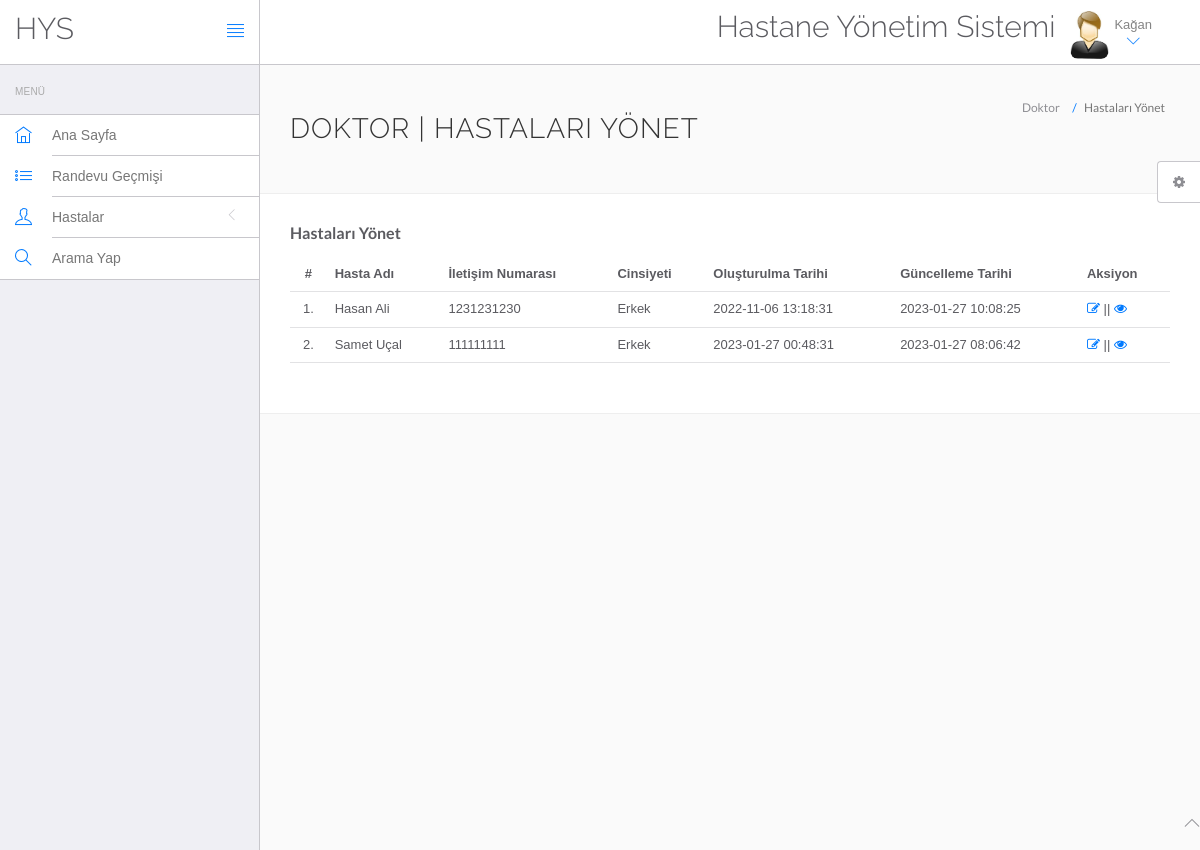
Screenshot of /hms/doctor/manage-patient.php (signed in) with the database file from the repository.
### tables this page shows
CREATE TABLE `doctors` (
  `id` int(11) NOT NULL,
  `specilization` varchar(255) DEFAULT NULL,
  `doctorName` varchar(255) DEFAULT NULL,
  `address` longtext,
  `docFees` varchar(255) DEFAULT NULL,
  `contactno` bigint(11) DEFAULT NULL,
  `docEmail` varchar(255) DEFAULT NULL,
  `password` varchar(255) DEFAULT NULL,
  `creationDate` timestamp NULL DEFAULT CURRENT_TIMESTAMP,
  `updationDate` timestamp NULL DEFAULT NULL ON UPDATE CURRENT_TIMESTAMP
);

CREATE TABLE `tblpatient` (
  `ID` int(10) NOT NULL,
  `Docid` int(10) DEFAULT NULL,
  `PatientName` varchar(200) DEFAULT NULL,
  `PatientContno` bigint(10) DEFAULT NULL,
  `PatientEmail` varchar(200) DEFAULT NULL,
  `PatientGender` varchar(50) DEFAULT NULL,
  `PatientAdd` mediumtext,
  `PatientAge` int(10) DEFAULT NULL,
  `PatientMedhis` mediumtext,
  `CreationDate` timestamp NULL DEFAULT CURRENT_TIMESTAMP,
  `UpdationDate` timestamp NULL DEFAULT NULL ON UPDATE CURRENT_TIMESTAMP
);

### hms/doctor/manage-patient.php (the view, shortened to what this page needs)
<?php
include('include/config.php');
if(strlen($_SESSION['id']==0)) {
 header('location:logout.php');
  } else{
?>
<!DOCTYPE html>
<html lang="tr">
	<head>
		<link rel="stylesheet" href="vendor/bootstrap/css/bootstrap.min.css">
		<link rel="stylesheet" href="vendor/fontawesome/css/font-awesome.min.css">
		<link rel="stylesheet" href="vendor/themify-icons/themify-icons.min.css">
		<link href="vendor/animate.css/animate.min.css" rel="stylesheet" media="screen">
		<link href="vendor/perfect-scrollbar/perfect-scrollbar.min.css" rel="stylesheet" media="screen">
		<link href="vendor/switchery/switchery.min.css" rel="stylesheet" media="screen">
		<link href="vendor/bootstrap-touchspin/jquery.bootstrap-touchspin.min.css" rel="stylesheet" media="screen">
		<link href="vendor/select2/select2.min.css" rel="stylesheet" media="screen">
		<link href="vendor/bootstrap-datepicker/bootstrap-datepicker3.standalone.min.css" rel="stylesheet" media="screen">
		<link href="vendor/bootstrap-timepicker/bootstrap-timepicker.min.css" rel="stylesheet" media="screen">
		<link rel="stylesheet" href="assets/css/styles.css">
		<link rel="stylesheet" href="assets/css/plugins.css">
		<link rel="stylesheet" href="assets/css/themes/theme-1.css" id="skin_color" />
	</head>
	<body>
		<div id="app">
<?php include('include/sidebar.php');?>
<div class="app-content">
<?php include('include/header.php');?>
<div class="main-content" >
<div class="wrap-content container" id="container">
<section id="page-title">
<div class="row">
<div class="col-sm-8">
<h1 class="mainTitle">Doktor | Hastaları Yönet</h1>
</div>
<ol class="breadcrumb">
<li>
<span>Doktor</span>
</li>
<li class="active">
<span>Hastaları Yönet</span>
</li>
</ol>
</div>
</section>
<div class="container-fluid container-fullw bg-white">
<div class="row">
<div class="col-md-12">
<h5 class="over-title margin-bottom-15"> <span class="text-bold">Hastaları Yönet</span></h5>
<table class="table table-hover" id="sample-table-1">
<thead>
<tr>
<th class="center">#</th>
<th>Hasta Adı</th>
<th>İletişim Numarası</th>
<th>Cinsiyeti</th>
<th>Oluşturulma Tarihi</th>
<th>Güncelleme Tarihi</th>
<th>Aksiyon</th>
</tr>
</thead>
<tbody>
<?php
$docid=$_SESSION['id'];
$sql=mysqli_query($con,"select * from tblpatient where Docid='$docid' ");
$cnt=1;
while($row=mysqli_fetch_array($sql))
{
?>
<tr>
<td class="center"><?php echo $cnt;?>.</td>
<td class="hidden-xs"><?php echo $row['PatientName'];?></td>
<td><?php echo $row['PatientContno'];?></td>
<td><?php echo $row['PatientGender'];?></td>
<td><?php echo $row['CreationDate'];?></td>
<td><?php echo $row['UpdationDate'];?>
</td>
<td>
<a href="edit-patient.php?editid=<?php echo $row['ID'];?>"><i class="fa fa-edit"></i></a> || <a href="view-patient.php?viewid=<?php echo $row['ID'];?>"><i class="fa fa-eye"></i></a>
</td>
</tr>
<?php
$cnt=$cnt+1;
 }?></tbody>
</table>
</div>
</div>
</div>
</div>
</div>
</div>
</div>
	<?php include('include/footer.php');?>
	<?php include('include/setting.php');?>
	</body>
</html>
<?php } ?>

### hms/doctor/include/header.php (shortened to what this page needs)
<header class="navbar navbar-default navbar-static-top">
					<div class="navbar-header">
						<a class="navbar-brand" href="#">
							<h2 style="padding-top:20% ">HYS</h2>
						</a>
						<a href="#" class="sidebar-toggler pull-right visible-md visible-lg" data-toggle-class="app-sidebar-closed" data-toggle-target="#app">
							<i class="ti-align-justify"></i>
						</a>
					</div>
					<div class="navbar-collapse collapse">
						<ul class="nav navbar-right">
								<li  style="padding-top:2% ">
								<h2>Hastane Yönetim Sistemi</h2>
							</li>
							<li class="dropdown current-user">
								<a href class="dropdown-toggle" data-toggle="dropdown">
									<img src="assets/images/images.jpg" > <span class="username">
									<?php $query=mysqli_query($con,"select doctorName from doctors where id='".$_SESSION['id']."'");
while($row=mysqli_fetch_array($query))
{
	echo $row['doctorName'];
}
									?> <i class="ti-angle-down"></i></i></span>
								</a>
							</li>
						</ul>
					</div>
				</header>

### hms/doctor/assets/css/themes/theme-1.css (style rules this page uses)
body { background: #FAFAFA; }
header .navbar-header { background: #ffffff !important; border-right-color: #c8c7cc !important; border-bottom-color: #c8c7cc !important; }
header .navbar-header .sidebar-toggler, header .navbar-header .sidebar-mobile-toggler { color: #007aff !important; }
header .navbar-header .navbar-brand { color: #777 !important; }
header .navbar-collapse { background: #ffffff !important; border-bottom-color: #c8c7cc !important; box-shadow: none !important; }
header .navbar-collapse .navbar-right > li > a { color: #777; }
header .navbar-collapse .navbar-right > li > a i { color: #007aff !important; }

### rows the page displays
doctors: doctorName "Kağan"
tblpatient: PatientName "Hasan Ali", PatientContno "1231231230", PatientGender "Erkek", CreationDate "2022-11-06 13:18:31", UpdationDate "2023-01-27 10:08:25"
tblpatient: PatientName "Samet Uçal", PatientContno "111111111", PatientGender "Erkek", CreationDate "2023-01-27 00:48:31", UpdationDate "2023-01-27 08:06:42"
